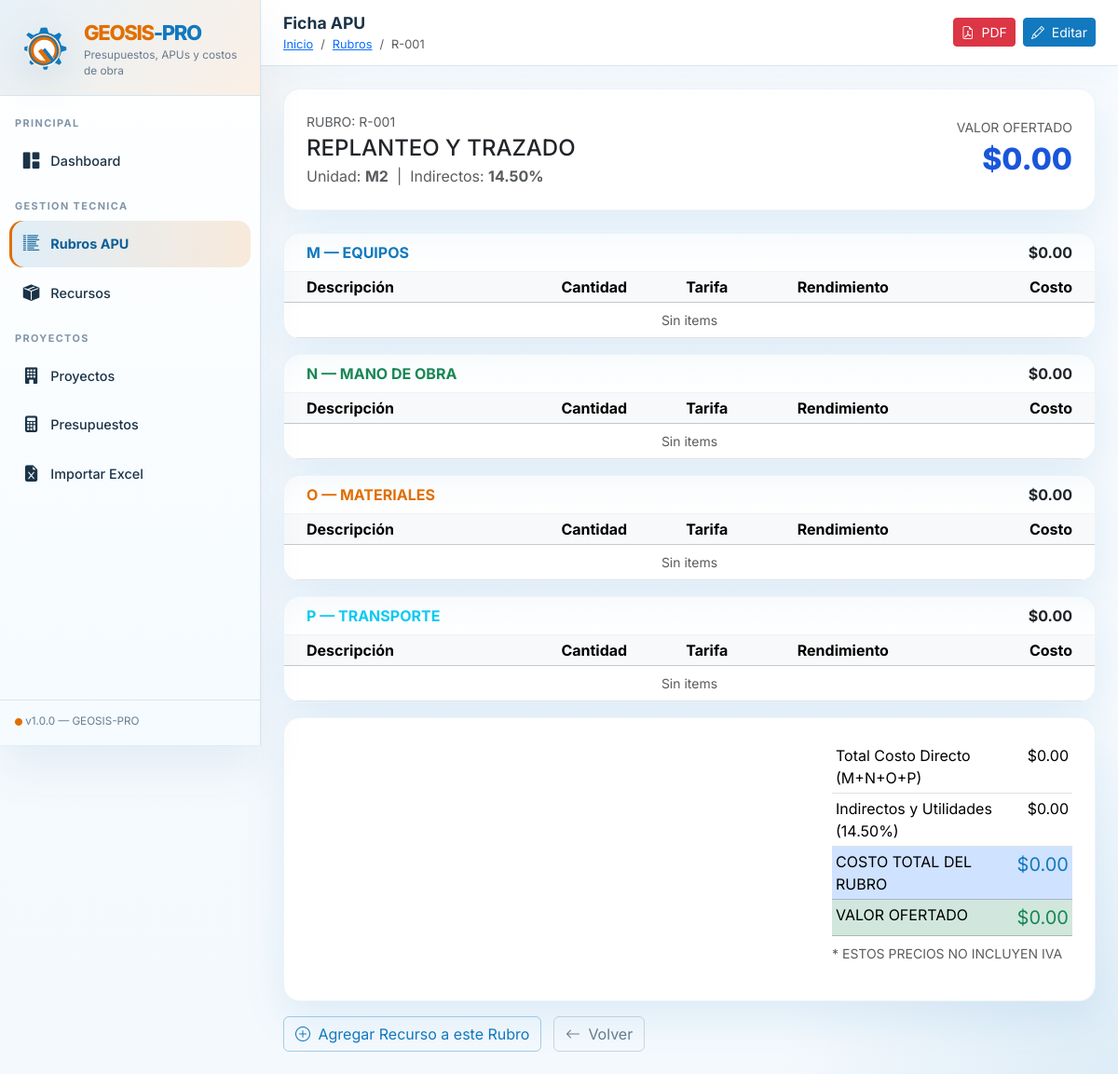
Page /modules/rubros/view.php?id=1 on the committed database.
### tables this page shows
CREATE TABLE IF NOT EXISTS `rubros` (
    `id`           INT(11) NOT NULL AUTO_INCREMENT,
    `codigo`       VARCHAR(100) DEFAULT NULL,
    `nombre`       VARCHAR(500) NOT NULL,
    `unidad`       VARCHAR(30) NOT NULL,
    `descripcion`  TEXT DEFAULT NULL,
    `indirectos`   DECIMAL(5,2) NOT NULL DEFAULT 14.50,
    `activo`       TINYINT(1) DEFAULT 1,
    `created_at`   TIMESTAMP DEFAULT CURRENT_TIMESTAMP,
    `updated_at`   TIMESTAMP DEFAULT CURRENT_TIMESTAMP ON UPDATE CURRENT_TIMESTAMP,
    PRIMARY KEY (`id`),
    KEY `idx_rubros_activo` (`activo`)
);

### modules/rubros/view.php (the view, shortened to what this page needs)
<?php
$db  = getDB();
$id  = intval($_GET['id'] ?? 0);
$rubro = $db->prepare("SELECT * FROM rubros WHERE id=? AND activo=1");
$rubro->execute([$id]);
$rubro = $rubro->fetch();
$grupos = ['M'=>[], 'N'=>[], 'O'=>[], 'P'=>[]];
$subtotales = [];
foreach ($grupos as $cat => $items) {
    $subtotales[$cat] = array_sum(array_column($items, 'costo'));
}
$total_directo = array_sum($subtotales);
$indirectos    = $total_directo * ($rubro['indirectos'] / 100);
$costo_total   = $total_directo + $indirectos;
$catInfo = [
    'M' => ['label'=>'EQUIPOS',       'color'=>'primary'],
    'N' => ['label'=>'MANO DE OBRA',  'color'=>'success'],
    'O' => ['label'=>'MATERIALES',    'color'=>'warning'],
    'P' => ['label'=>'TRANSPORTE',    'color'=>'info'],
];
include __DIR__ . '/../../includes/header.php';
include __DIR__ . '/../../includes/sidebar.php';
?>
<div id="main">
    <div id="topbar">
        <div>
            <div class="page-title">Ficha APU</div>
            <nav aria-label="breadcrumb"><ol class="breadcrumb">
                <li class="breadcrumb-item"><a href="<?= BASE_URL ?>/index.php">Inicio</a></li>
                <li class="breadcrumb-item"><a href="index.php">Rubros</a></li>
                <li class="breadcrumb-item active"><?= htmlspecialchars($rubro['codigo'] ?? '') ?></li>
            </ol></nav>
        </div>
        <div class="ms-auto d-flex gap-2">
            <a href="<?= BASE_URL ?>/exports/pdf_rubro.php?id=<?= $id ?>" class="btn btn-sm btn-danger" target="_blank">
                <i class="bi bi-file-earmark-pdf me-1"></i> PDF
            </a>
            <a href="edit.php?id=<?= $id ?>" class="btn btn-sm btn-primary">
                <i class="bi bi-pencil me-1"></i> Editar
            </a>
        </div>
    </div>
    <div class="p-4">
        <div class="card mb-4">
            <div class="card-body p-4">
                <div class="row align-items-center">
                    <div class="col">
                        <div class="text-muted small mb-1">RUBRO: <?= htmlspecialchars($rubro['codigo'] ?? '') ?></div>
                        <h4 class="mb-1 fw-700"><?= htmlspecialchars($rubro['nombre']) ?></h4>
                        <div class="text-muted">Unidad: <strong><?= htmlspecialchars($rubro['unidad']) ?></strong>
                            &nbsp;|&nbsp; Indirectos: <strong><?= $rubro['indirectos'] ?>%</strong>
                        </div>
                    </div>
                    <div class="col-auto text-end">
                        <div class="text-muted small">VALOR OFERTADO</div>
                        <div style="font-size:2rem; font-weight:800; color:#1a56db;">
                            $<?= number_format($costo_total, 2) ?>
                        </div>
                    </div>
                </div>
            </div>
        </div>
        <?php foreach ($catInfo as $cat => $info): ?>
        <div class="card mb-3">
            <div class="card-header py-2 px-4 d-flex justify-content-between align-items-center">
                <span class="fw-600 text-<?= $info['color'] ?>">
                    <?= $cat ?> — <?= $info['label'] ?>
                </span>
                <span class="fw-700">$<?= number_format($subtotales[$cat] ?? 0, 2) ?></span>
            </div>
            <div class="card-body p-0">
                <table class="table table-sm align-middle mb-0">
                    <thead class="table-light">
                        <tr>
                            <th class="px-4">Descripción</th>
                            <th class="text-center">Cantidad</th>
                            <th class="text-center">Tarifa</th>
                            <th class="text-center">Rendimiento</th>
                            <th class="text-end px-4">Costo</th>
                        </tr>
                    </thead>
                    <tbody>
                    <?php if (empty($grupos[$cat])): ?>
                        <tr><td colspan="5" class="text-muted text-center py-2 small">Sin items</td></tr>
                    <?php else: foreach ($grupos[$cat] as $item): ?>
                        <tr>
                            <td class="px-4"><?= htmlspecialchars($item['descripcion']) ?></td>
                            <td class="text-center"><?= number_format($item['cantidad'],2) ?></td>
                            <td class="text-center"><?= number_format($item['tarifa'],2) ?></td>
                            <td class="text-center"><?= number_format($item['rendimiento'],2) ?></td>
                            <td class="text-end px-4 fw-600">$<?= number_format($item['costo'],2) ?></td>
                        </tr>
                    <?php endforeach; endif; ?>
                    </tbody>
                </table>
            </div>
        </div>
        <?php endforeach; ?>
        <div class="card">
            <div class="card-body p-4">
                <div class="row justify-content-end">
                    <div class="col-12 col-md-4">
                        <table class="table table-sm mb-0">
                            <tr>
                                <td>Total Costo Directo (M+N+O+P)</td>
                                <td class="text-end fw-600">$<?= number_format($total_directo,2) ?></td>
                            </tr>
                            <tr>
                                <td>Indirectos y Utilidades (<?= $rubro['indirectos'] ?>%)</td>
                                <td class="text-end fw-600">$<?= number_format($indirectos,2) ?></td>
                            </tr>
                            <tr class="table-primary">
                                <td class="fw-700">COSTO TOTAL DEL RUBRO</td>
                                <td class="text-end fw-800 fs-5 text-primary">$<?= number_format($costo_total,2) ?></td>
                            </tr>
                            <tr class="table-success">
                                <td class="fw-700">VALOR OFERTADO</td>
                                <td class="text-end fw-800 fs-5 text-success">$<?= number_format($costo_total,2) ?></td>
                            </tr>
                        </table>
                        <p class="text-muted small mt-2">* ESTOS PRECIOS NO INCLUYEN IVA</p>
                    </div>
                </div>
            </div>
        </div>
        <div class="mt-3">
            <a href="add_recurso.php?rubro_id=<?= $id ?>" class="btn btn-outline-primary">
                <i class="bi bi-plus-circle me-1"></i> Agregar Recurso a este Rubro
            </a>
            <a href="index.php" class="btn btn-outline-secondary ms-2">
                <i class="bi bi-arrow-left me-1"></i> Volver
            </a>
        </div>
    </div>
</div>
<?php include __DIR__ . '/../../includes/footer.php'; ?>

### includes/header.php (style rules this page uses)
:root { --sidebar-w: 280px; --brand-blue: #1279bf; --brand-blue-dark: #0c5f97; --brand-blue-soft: #eaf6ff; --brand-orange: #e16f00; --brand-orange-dark: #c45f00; --brand-orange-soft: #fff1e5; --surface: #ffffff; --bg: #f4f9fd; --border: #d8e5ef; --text: #1b3347; --muted: #677b8f; --shadow: 0 18px 45px rgba(18,121,191,.10); --primary: var(--brand-blue); --accent: var(--brand-orange); --bs-primary: var(--brand-blue); --bs-primary-rgb: 18, 121, 191; --bs-warning: var(--brand-orange); --bs-warning-rgb: 225, 111, 0; --bs-link-color: var(--brand-blue); --bs-link-hover-color: var(--brand-orange); }
* { font-family: 'Inter', sans-serif; }
body { background: radial-gradient(circle at top left, rgba(225,111,0,.10), transparent 24%), radial-gradient(circle at bottom right, rgba(18,121,191,.10), transparent 22%), linear-gradient(180deg, #f8fbfe 0%, var(--bg) 100%); color: var(--text); min-height: 100vh; }
#main { margin-left: var(--sidebar-w); min-height: 100vh; display: flex; flex-direction: column; }
#topbar { background: rgba(255,255,255,.92); backdrop-filter: blur(10px); border-bottom: 1px solid var(--border); box-shadow: 0 12px 30px rgba(18,121,191,.04); padding: .75rem 1.5rem; display: flex; align-items: center; gap: 1rem; position: sticky; top: 0; z-index: 100; }
#topbar .page-title { font-weight: 700; font-size: 1.1rem; color: var(--text); }
#topbar .breadcrumb { margin: 0; font-size: .8rem; }
.card { border: 1px solid rgba(18,121,191,.08); border-radius: 18px; box-shadow: var(--shadow); overflow: hidden; }
.card-header { background: linear-gradient(180deg, rgba(18,121,191,.03), rgba(255,255,255,1)); border-bottom: 1px solid #edf4f9; font-weight: 700; }
.btn-primary { --bs-btn-bg: var(--brand-blue); --bs-btn-border-color: var(--brand-blue); --bs-btn-hover-bg: var(--brand-blue-dark); --bs-btn-hover-border-color: var(--brand-blue-dark); --bs-btn-active-bg: var(--brand-blue-dark); --bs-btn-active-border-color: var(--brand-blue-dark); }
.btn-outline-primary { --bs-btn-color: var(--brand-blue); --bs-btn-border-color: rgba(18,121,191,.35); --bs-btn-hover-bg: var(--brand-blue); --bs-btn-hover-border-color: var(--brand-blue); --bs-btn-active-bg: var(--brand-blue-dark); --bs-btn-active-border-color: var(--brand-blue-dark); }
.btn-outline-secondary { --bs-btn-color: var(--muted); --bs-btn-border-color: #c8d7e4; --bs-btn-hover-bg: #eef4f8; --bs-btn-hover-border-color: #c0d2e1; --bs-btn-hover-color: var(--brand-blue-dark); }
.text-primary { color: var(--brand-blue) !important; }
.text-warning { color: var(--brand-orange) !important; }

### rows in the picture
rubros: codigo "R-001", nombre "REPLANTEO Y TRAZADO", unidad "M2", indirectos "14.50", indirectos "0.00"

### other values in the picture
$cat "M"
$info['label'] "EQUIPOS"
$subtotales[$cat] "0.00"
$cat "N"
$info['label'] "MANO DE OBRA"
$cat "O"
$info['label'] "MATERIALES"
$cat "P"
$info['label'] "TRANSPORTE"
$total_directo "0.00"
